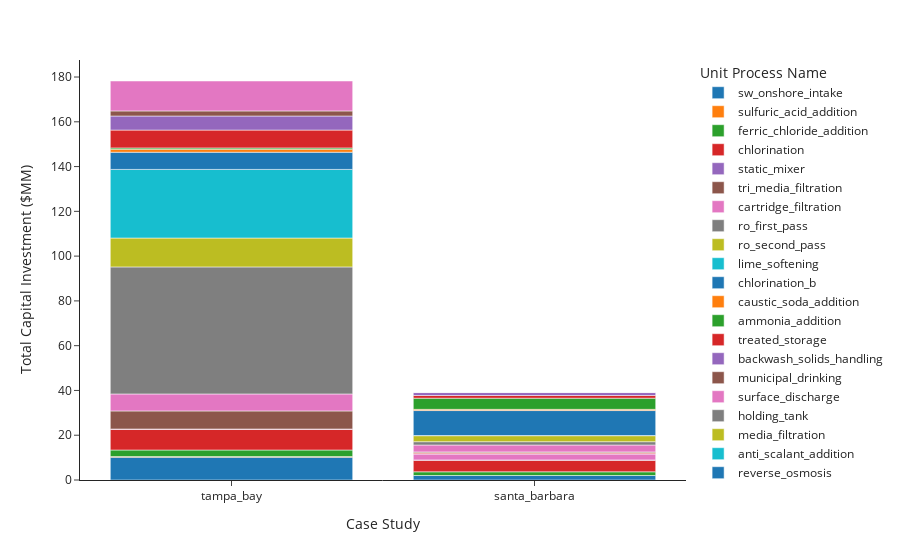

Notebook code for this chart:
### Code cell
fig = px.bar(sys_df, x="Case Study", y="Value", color="Unit Process Name",
              labels={"Value": "Total Capital Investment ($MM)"},
            template="simple_white")
fig.show()

### Figure 1 — Plotly figure (JSON) as saved in the notebook; plotly's stock layout.template omitted (floating-point values rounded to 4 significant figures)
{"data": [{"alignmentgroup": "True", "hovertemplate": "Unit Process Name=sw_onshore_intake<br>Case Study=%{x}<br>Total Capital Investment ($MM)=%{y}<extra></extra>", "legendgroup": "sw_onshore_intake", "marker": {"color": "#1F77B4"}, "name": "sw_onshore_intake", "offsetgroup": "sw_onshore_intake", "orientation": "v", "showlegend": true, "textposition": "auto", "type": "bar", "x": ["tampa_bay", "santa_barbara"], "xaxis": "x", "y": [10.22, 2.009], "yaxis": "y"}, {"alignmentgroup": "True", "hovertemplate": "Unit Process Name=sulfuric_acid_addition<br>Case Study=%{x}<br>Total Capital Investment ($MM)=%{y}<extra></extra>", "legendgroup": "sulfuric_acid_addition", "marker": {"color": "#FF7F0E"}, "name": "sulfuric_acid_addition", "offsetgroup": "sulfuric_acid_addition", "orientation": "v", "showlegend": true, "textposition": "auto", "type": "bar", "x": ["tampa_bay"], "xaxis": "x", "y": [0.231], "yaxis": "y"}, {"alignmentgroup": "True", "hovertemplate": "Unit Process Name=ferric_chloride_addition<br>Case Study=%{x}<br>Total Capital Investment ($MM)=%{y}<extra></extra>", "legendgroup": "ferric_chloride_addition", "marker": {"color": "#2CA02C"}, "name": "ferric_chloride_addition", "offsetgroup": "ferric_chloride_addition", "orientation": "v", "showlegend": true, "textposition": "auto", "type": "bar", "x": ["tampa_bay", "santa_barbara"], "xaxis": "x", "y": [2.954, 1.648], "yaxis": "y"}, {"alignmentgroup": "True", "hovertemplate": "Unit Process Name=chlorination<br>Case Study=%{x}<br>Total Capital Investment ($MM)=%{y}<extra></extra>", "legendgroup": "chlorination", "marker": {"color": "#D62728"}, "name": "chlorination", "offsetgroup": "chlorination", "orientation": "v", "showlegend": true, "textposition": "auto", "type": "bar", "x": ["tampa_bay", "santa_barbara"], "xaxis": "x", "y": [9.266, 5.206], "yaxis": "y"}, {"alignmentgroup": "True", "hovertemplate": "Unit Process Name=static_mixer<br>Case Study=%{x}<br>Total Capital Investment ($MM)=%{y}<extra></extra>", "legendgroup": "static_mixer", "marker": {"color": "#9467BD"}, "name": "static_mixer", "offsetgroup": "static_mixer", "orientation": "v", "showlegend": true, "textposition": "auto", "type": "bar", "x": ["tampa_bay", "santa_barbara"], "xaxis": "x", "y": [0.116, 0.116], "yaxis": "y"}, {"alignmentgroup": "True", "hovertemplate": "Unit Process Name=tri_media_filtration<br>Case Study=%{x}<br>Total Capital Investment ($MM)=%{y}<extra></extra>", "legendgroup": "tri_media_filtration", "marker": {"color": "#8C564B"}, "name": "tri_media_filtration", "offsetgroup": "tri_media_filtration", "orientation": "v", "showlegend": true, "textposition": "auto", "type": "bar", "x": ["tampa_bay"], "xaxis": "x", "y": [8.068], "yaxis": "y"}, {"alignmentgroup": "True", "hovertemplate": "Unit Process Name=cartridge_filtration<br>Case Study=%{x}<br>Total Capital Investment ($MM)=%{y}<extra></extra>", "legendgroup": "cartridge_filtration", "marker": {"color": "#E377C2"}, "name": "cartridge_filtration", "offsetgroup": "cartridge_filtration", "orientation": "v", "showlegend": true, "textposition": "auto", "type": "bar", "x": ["tampa_bay", "santa_barbara"], "xaxis": "x", "y": [7.585, 2.603], "yaxis": "y"}, {"alignmentgroup": "True", "hovertemplate": "Unit Process Name=ro_first_pass<br>Case Study=%{x}<br>Total Capital Investment ($MM)=%{y}<extra></extra>", "legendgroup": "ro_first_pass", "marker": {"color": "#7F7F7F"}, "name": "ro_first_pass", "offsetgroup": "ro_first_pass", "orientation": "v", "showlegend": true, "textposition": "auto", "type": "bar", "x": ["tampa_bay"], "xaxis": "x", "y": [56.74], "yaxis": "y"}, {"alignmentgroup": "True", "hovertemplate": "Unit Process Name=ro_second_pass<br>Case Study=%{x}<br>Total Capital Investment ($MM)=%{y}<extra></extra>", "legendgroup": "ro_second_pass", "marker": {"color": "#BCBD22"}, "name": "ro_second_pass", "offsetgroup": "ro_second_pass", "orientation": "v", "showlegend": true, "textposition": "auto", "type": "bar", "x": ["tampa_bay"], "xaxis": "x", "y": [12.9], "yaxis": "y"}, {"alignmentgroup": "True", "hovertemplate": "Unit Process Name=lime_softening<br>Case Study=%{x}<br>Total Capital Investment ($MM)=%{y}<extra></extra>", "legendgroup": "lime_softening", "marker": {"color": "#17BECF"}, "name": "lime_softening", "offsetgroup": "lime_softening", "orientation": "v", "showlegend": true, "textposition": "auto", "type": "bar", "x": ["tampa_bay"], "xaxis": "x", "y": [30.65], "yaxis": "y"}, {"alignmentgroup": "True", "hovertemplate": "Unit Process Name=chlorination_b<br>Case Study=%{x}<br>Total Capital Investment ($MM)=%{y}<extra></extra>", "legendgroup": "chlorination_b", "marker": {"color": "#1F77B4"}, "name": "chlorination_b", "offsetgroup": "chlorination_b", "orientation": "v", "showlegend": true, "textposition": "auto", "type": "bar", "x": ["tampa_bay"], "xaxis": "x", "y": [7.677], "yaxis": "y"}, {"alignmentgroup": "True", "hovertemplate": "Unit Process Name=caustic_soda_addition<br>Case Study=%{x}<br>Total Capital Investment ($MM)=%{y}<extra></extra>", "legendgroup": "caustic_soda_addition", "marker": {"color": "#FF7F0E"}, "name": "caustic_soda_addition", "offsetgroup": "caustic_soda_addition", "orientation": "v", "showlegend": true, "textposition": "auto", "type": "bar", "x": ["tampa_bay"], "xaxis": "x", "y": [1.341], "yaxis": "y"}, {"alignmentgroup": "True", "hovertemplate": "Unit Process Name=ammonia_addition<br>Case Study=%{x}<br>Total Capital Investment ($MM)=%{y}<extra></extra>", "legendgroup": "ammonia_addition", "marker": {"color": "#2CA02C"}, "name": "ammonia_addition", "offsetgroup": "ammonia_addition", "orientation": "v", "showlegend": true, "textposition": "auto", "type": "bar", "x": ["tampa_bay"], "xaxis": "x", "y": [0.604], "yaxis": "y"}, {"alignmentgroup": "True", "hovertemplate": "Unit Process Name=treated_storage<br>Case Study=%{x}<br>Total Capital Investment ($MM)=%{y}<extra></extra>", "legendgroup": "treated_storage", "marker": {"color": "#D62728"}, "name": "treated_storage", "offsetgroup": "treated_storage", "orientation": "v", "showlegend": true, "textposition": "auto", "type": "bar", "x": ["tampa_bay", "santa_barbara"], "xaxis": "x", "y": [7.951, 0.545], "yaxis": "y"}, {"alignmentgroup": "True", "hovertemplate": "Unit Process Name=backwash_solids_handling<br>Case Study=%{x}<br>Total Capital Investment ($MM)=%{y}<extra></extra>", "legendgroup": "backwash_solids_handling", "marker": {"color": "#9467BD"}, "name": "backwash_solids_handling", "offsetgroup": "backwash_solids_handling", "orientation": "v", "showlegend": true, "textposition": "auto", "type": "bar", "x": ["tampa_bay", "santa_barbara"], "xaxis": "x", "y": [6.285, 0.002], "yaxis": "y"}, {"alignmentgroup": "True", "hovertemplate": "Unit Process Name=municipal_drinking<br>Case Study=%{x}<br>Total Capital Investment ($MM)=%{y}<extra></extra>", "legendgroup": "municipal_drinking", "marker": {"color": "#8C564B"}, "name": "municipal_drinking", "offsetgroup": "municipal_drinking", "orientation": "v", "showlegend": true, "textposition": "auto", "type": "bar", "x": ["tampa_bay", "santa_barbara"], "xaxis": "x", "y": [2.273, 0.429], "yaxis": "y"}, {"alignmentgroup": "True", "hovertemplate": "Unit Process Name=surface_discharge<br>Case Study=%{x}<br>Total Capital Investment ($MM)=%{y}<extra></extra>", "legendgroup": "surface_discharge", "marker": {"color": "#E377C2"}, "name": "surface_discharge", "offsetgroup": "surface_discharge", "orientation": "v", "showlegend": true, "textposition": "auto", "type": "bar", "x": ["tampa_bay", "santa_barbara"], "xaxis": "x", "y": [13.37, 3.07], "yaxis": "y"}, {"alignmentgroup": "True", "hovertemplate": "Unit Process Name=holding_tank<br>Case Study=%{x}<br>Total Capital Investment ($MM)=%{y}<extra></extra>", "legendgroup": "holding_tank", "marker": {"color": "#7F7F7F"}, "name": "holding_tank", "offsetgroup": "holding_tank", "orientation": "v", "showlegend": true, "textposition": "auto", "type": "bar", "x": ["santa_barbara"], "xaxis": "x", "y": [1.481], "yaxis": "y"}, {"alignmentgroup": "True", "hovertemplate": "Unit Process Name=media_filtration<br>Case Study=%{x}<br>Total Capital Investment ($MM)=%{y}<extra></extra>", "legendgroup": "media_filtration", "marker": {"color": "#BCBD22"}, "name": "media_filtration", "offsetgroup": "media_filtration", "orientation": "v", "showlegend": true, "textposition": "auto", "type": "bar", "x": ["santa_barbara"], "xaxis": "x", "y": [2.687], "yaxis": "y"}, {"alignmentgroup": "True", "hovertemplate": "Unit Process Name=anti_scalant_addition<br>Case Study=%{x}<br>Total Capital Investment ($MM)=%{y}<extra></extra>", "legendgroup": "anti_scalant_addition", "marker": {"color": "#17BECF"}, "name": "anti_scalant_addition", "offsetgroup": "anti_scalant_addition", "orientation": "v", "showlegend": true, "textposition": "auto", "type": "bar", "x": ["santa_barbara"], "xaxis": "x", "y": [0.068], "yaxis": "y"}, {"alignmentgroup": "True", "hovertemplate": "Unit Process Name=reverse_osmosis<br>Case Study=%{x}<br>Total Capital Investment ($MM)=%{y}<extra></extra>", "legendgroup": "reverse_osmosis", "marker": {"color": "#1F77B4"}, "name": "reverse_osmosis", "offsetgroup": "reverse_osmosis", "orientation": "v", "showlegend": true, "textposition": "auto", "type": "bar", "x": ["santa_barbara"], "xaxis": "x", "y": [11.16], "yaxis": "y"}, {"alignmentgroup": "True", "hovertemplate": "Unit Process Name=holding_tank_b<br>Case Study=%{x}<br>Total Capital Investment ($MM)=%{y}<extra></extra>", "legendgroup": "holding_tank_b", "marker": {"color": "#FF7F0E"}, "name": "holding_tank_b", "offsetgroup": "holding_tank_b", "orientation": "v", "showlegend": true, "textposition": "auto", "type": "bar", "x": ["santa_barbara"], "xaxis": "x", "y": [0.545], "yaxis": "y"}, {"alignmentgroup": "True", "hovertemplate": "Unit Process Name=uv_aop<br>Case Study=%{x}<br>Total Capital Investment ($MM)=%{y}<extra></extra>", "legendgroup": "uv_aop", "marker": {"color": "#2CA02C"}, "name": "uv_aop", "offsetgroup": "uv_aop", "orientation": "v", "showlegend": true, "textposition": "auto", "type": "bar", "x": ["santa_barbara"], "xaxis": "x", "y": [4.976], "yaxis": "y"}, {"alignmentgroup": "True", "hovertemplate": "Unit Process Name=co2_addition<br>Case Study=%{x}<br>Total Capital Investment ($MM)=%{y}<extra></extra>", "legendgroup": "co2_addition", "marker": {"color": "#D62728"}, "name": "co2_addition", "offsetgroup": "co2_addition", "orientation": "v", "showlegend": true, "textposition": "auto", "type": "bar", "x": ["santa_barbara"], "xaxis": "x", "y": [1.199], "yaxis": "y"}, {"alignmentgroup": "True", "hovertemplate": "Unit Process Name=lime_addition<br>Case Study=%{x}<br>Total Capital Investment ($MM)=%{y}<extra></extra>", "legendgroup": "lime_addition", "marker": {"color": "#9467BD"}, "name": "lime_addition", "offsetgroup": "lime_addition", "orientation": "v", "showlegend": true, "textposition": "auto", "type": "bar", "x": ["santa_barbara"], "xaxis": "x", "y": [1.326], "yaxis": "y"}, {"alignmentgroup": "True", "hovertemplate": "Unit Process Name=landfill<br>Case Study=%{x}<br>Total Capital Investment ($MM)=%{y}<extra></extra>", "legendgroup": "landfill", "marker": {"color": "#8C564B"}, "name": "landfill", "offsetgroup": "landfill", "orientation": "v", "showlegend": true, "textposition": "auto", "type": "bar", "x": ["santa_barbara"], "xaxis": "x", "y": [0], "yaxis": "y"}], "layout": {"barmode": "relative", "legend": {"title": {"text": "Unit Process Name"}, "tracegroupgap": 0}, "margin": {"t": 60}, "xaxis": {"anchor": "y", "domain": [0, 1], "title": {"text": "Case Study"}}, "yaxis": {"anchor": "x", "domain": [0, 1], "title": {"text": "Total Capital Investment ($MM)"}}}}
